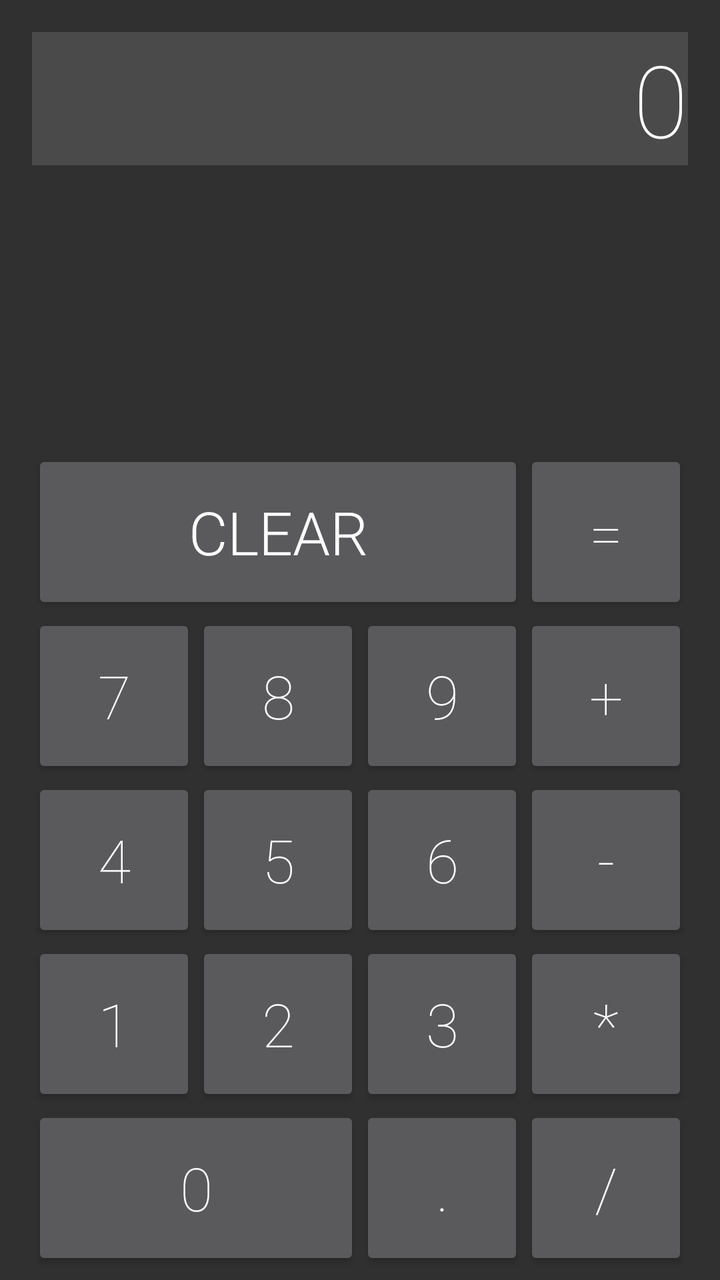
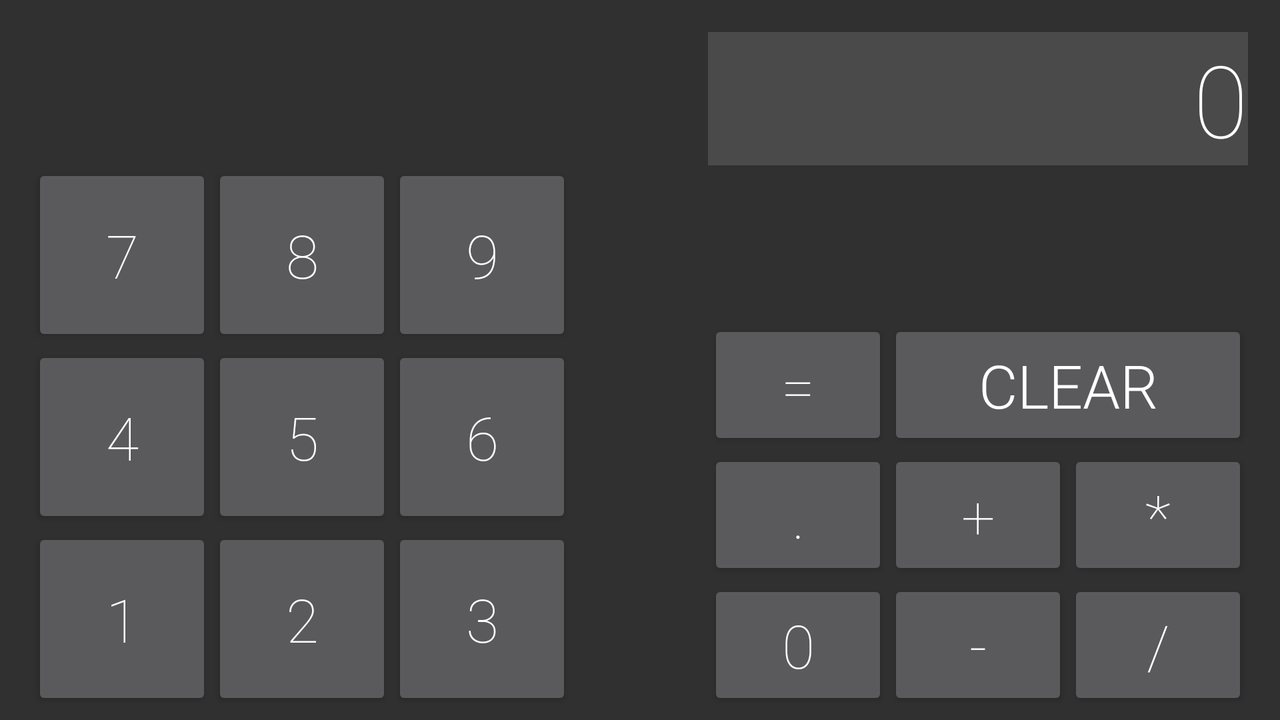

The same Android screen from two of the app's own layout files: first res/layout/ as a phone draws it, then the repository's variant for another configuration, drawn on a device whose configuration selects that folder. Both files follow.
<!-- AndroidManifest.xml: application theme AppTheme -->
<!-- res/layout/activity_simple.xml -->
<RelativeLayout xmlns:android="http://schemas.android.com/apk/res/android"
    xmlns:tools="http://schemas.android.com/tools"
    android:layout_width="match_parent"
    android:layout_height="match_parent"
    android:paddingLeft="@dimen/activity_horizontal_margin"
    android:paddingRight="@dimen/activity_horizontal_margin"
    android:paddingTop="@dimen/activity_vertical_margin"
    android:paddingBottom="5dp"
    tools:context=".Simple"
    android:clickable="true">

    <TextView
        android:layout_width="match_parent"
        android:layout_height="wrap_content"
        android:textAppearance="?android:attr/textAppearanceLarge"
        android:text="0"
        android:id="@+id/textView"
        android:layout_alignParentTop="true"
        android:layout_alignParentEnd="true"
        android:layout_alignParentStart="true"
        android:gravity="right"
        android:background="#ff4a4a4a"
        android:textSize="@dimen/text_height"
        android:editable="true"
        android:enabled="true"
        android:singleLine="true"
        android:fontFamily="sans-serif-thin"
        android:autoText="false" />

    <Button
        android:layout_width="164dp"
        android:layout_height="@dimen/button_height"
        android:text="0"
        android:id="@+id/button0"
        android:layout_alignParentBottom="true"
        android:layout_alignParentStart="true"
        android:textSize="@dimen/button_text_size"
        android:onClick="onClick"
        android:fontFamily="sans-serif-thin" />

    <Button
        android:layout_width="@dimen/button_width"
        android:layout_height="@dimen/button_height"
        android:text="1"
        android:id="@+id/button1"
        android:layout_above="@+id/button0"
        android:layout_alignParentStart="true"
        android:textSize="@dimen/button_text_size"
        android:onClick="onClick"
        android:fontFamily="sans-serif-thin" />

    <Button
        android:layout_width="@dimen/button_width"
        android:layout_height="@dimen/button_height"
        android:text="2"
        android:id="@+id/button2"
        android:layout_above="@+id/button0"
        android:layout_toEndOf="@+id/button1"
        android:textSize="@dimen/button_text_size"
        android:onClick="onClick"
        android:fontFamily="sans-serif-thin" />

    <Button
        android:layout_width="@dimen/button_width"
        android:layout_height="@dimen/button_height"
        android:text="3"
        android:id="@+id/button3"
        android:layout_alignBottom="@+id/button2"
        android:layout_toEndOf="@+id/button2"
        android:textSize="@dimen/button_text_size"
        android:onClick="onClick"
        android:fontFamily="sans-serif-thin" />

    <Button
        android:layout_width="@dimen/button_width"
        android:layout_height="@dimen/button_height"
        android:text="4"
        android:id="@+id/button4"
        android:layout_above="@+id/button1"
        android:layout_alignParentStart="true"
        android:textSize="@dimen/button_text_size"
        android:onClick="onClick"
        android:fontFamily="sans-serif-thin" />

    <Button
        android:layout_width="@dimen/button_width"
        android:layout_height="@dimen/button_height"
        android:text="5"
        android:id="@+id/button5"
        android:layout_above="@+id/button1"
        android:layout_toEndOf="@+id/button1"
        android:textSize="@dimen/button_text_size"
        android:onClick="onClick"
        android:fontFamily="sans-serif-thin" />

    <Button
        android:layout_width="@dimen/button_width"
        android:layout_height="@dimen/button_height"
        android:text="6"
        android:id="@+id/button6"
        android:layout_above="@+id/button2"
        android:layout_toEndOf="@+id/button2"
        android:textSize="@dimen/button_text_size"
        android:onClick="onClick"
        android:fontFamily="sans-serif-thin" />

    <Button
        android:layout_width="@dimen/button_width"
        android:layout_height="@dimen/button_height"
        android:text="7"
        android:id="@+id/button7"
        android:layout_above="@+id/button4"
        android:layout_alignParentStart="true"
        android:textSize="@dimen/button_text_size"
        android:onClick="onClick"
        android:fontFamily="sans-serif-thin" />

    <Button
        android:layout_width="@dimen/button_width"
        android:layout_height="@dimen/button_height"
        android:text="8"
        android:id="@+id/button8"
        android:layout_above="@+id/button4"
        android:layout_toEndOf="@+id/button7"
        android:textSize="@dimen/button_text_size"
        android:onClick="onClick"
        android:fontFamily="sans-serif-thin" />

    <Button
        android:layout_width="@dimen/button_width"
        android:layout_height="@dimen/button_height"
        android:text="9"
        android:id="@+id/button9"
        android:layout_above="@+id/button5"
        android:layout_toEndOf="@+id/button8"
        android:textSize="@dimen/button_text_size"
        android:onClick="onClick"
        android:fontFamily="sans-serif-thin" />

    <Button
        android:layout_width="@dimen/button_width"
        android:layout_height="@dimen/button_height"
        android:text="."
        android:id="@+id/button"
        android:layout_alignBottom="@+id/button0"
        android:layout_toEndOf="@+id/button0"
        android:textSize="@dimen/button_text_size"
        android:onClick="onClick"
        android:fontFamily="sans-serif-thin" />

    <Button
        android:layout_width="@dimen/button_width"
        android:layout_height="@dimen/button_height"
        android:text="/"
        android:id="@+id/button_div"
        android:layout_alignBottom="@+id/button"
        android:layout_toEndOf="@+id/button"
        android:textSize="@dimen/button_text_size"
        android:onClick="onActionClick"
        android:fontFamily="sans-serif-thin" />

    <Button
        android:layout_width="@dimen/button_width"
        android:layout_height="@dimen/button_height"
        android:text="*"
        android:id="@+id/button_mul"
        android:layout_above="@+id/button_div"
        android:layout_toEndOf="@+id/button3"
        android:textSize="@dimen/button_text_size"
        android:onClick="onActionClick"
        android:fontFamily="sans-serif-thin" />

    <Button
        android:layout_width="@dimen/button_width"
        android:layout_height="@dimen/button_height"
        android:text="-"
        android:id="@+id/button_sub"
        android:layout_above="@+id/button3"
        android:layout_toEndOf="@+id/button3"
        android:textSize="@dimen/button_text_size"
        android:onClick="onActionClick"
        android:fontFamily="sans-serif-thin" />

    <Button
        android:layout_width="@dimen/button_width"
        android:layout_height="@dimen/button_height"
        android:text="+"
        android:id="@+id/button_add"
        android:layout_above="@+id/button6"
        android:layout_toEndOf="@+id/button6"
        android:textSize="@dimen/button_text_size"
        android:onClick="onActionClick"
        android:fontFamily="sans-serif-thin" />

    <Button
        android:layout_width="@dimen/button_width"
        android:layout_height="@dimen/button_height"
        android:text="clear"
        android:id="@+id/button_clear"
        android:layout_above="@+id/button7"
        android:layout_alignParentStart="true"
        android:layout_toStartOf="@+id/button_add"
        android:textSize="@dimen/button_text_size"
        android:onClick="onClick"
        android:fontFamily="sans-serif-light" />

    <Button
        android:layout_width="@dimen/button_width"
        android:layout_height="@dimen/button_height"
        android:text="="
        android:id="@+id/button_equal"
        android:layout_above="@+id/button_add"
        android:layout_toEndOf="@+id/button9"
        android:textSize="@dimen/button_text_size"
        android:onClick="onActionClick"
        android:fontFamily="sans-serif-thin" />

</RelativeLayout>
<!-- resources referenced by this layout -->
<resources>
  <dimen name="activity_horizontal_margin">16dp</dimen>
  <dimen name="activity_vertical_margin">16dp</dimen>
  <dimen name="button_height">82dp</dimen>
  <dimen name="button_text_size">30dp</dimen>
  <dimen name="button_width">82dp</dimen>
  <dimen name="text_height">50dp</dimen>
  <!-- from res/values-v21/ -->
  <style name="AppTheme" parent="android:Theme.Material">
          <item name="android:colorPrimary">@color/primary</item>
          <item name="android:colorPrimaryDark">@color/primary_dark</item>
          <item name="android:textColorPrimary">@color/text</item>
          <item name="android:navigationBarColor">@color/navbar_color</item>
      </style>
  <color name="primary">#617d8b</color>
  <color name="primary_dark">#ff445962</color>
  <color name="text">#ffffff</color>
  <color name="navbar_color">#ff222222</color>
</resources>
<!-- res/layout-land/activity_simple.xml (the repository's variant of the layout above) -->
<!-- drawn on the phone turned sideways -->
<RelativeLayout xmlns:android="http://schemas.android.com/apk/res/android"
    xmlns:tools="http://schemas.android.com/tools"
    android:layout_width="match_parent"
    android:layout_height="match_parent"
    android:paddingLeft="@dimen/activity_horizontal_margin"
    android:paddingRight="@dimen/activity_horizontal_margin"
    android:paddingTop="@dimen/activity_vertical_margin"
    android:paddingBottom="5dp"
    tools:context=".Simple"
    android:clickable="true">

    <TextView
        android:layout_width="match_parent"
        android:layout_height="wrap_content"
        android:textAppearance="?android:attr/textAppearanceLarge"
        android:text="0"
        android:id="@+id/textView"
        android:gravity="right"
        android:background="#ff4a4a4a"
        android:textSize="@dimen/text_height"
        android:editable="true"
        android:enabled="true"
        android:singleLine="true"
        android:fontFamily="sans-serif-thin"
        android:autoText="false"
        android:layout_alignParentTop="true"
        android:layout_alignParentEnd="true"
        android:layout_alignStart="@+id/button_equal" />

    <Button
        android:layout_width="90dp"
        android:layout_height="65dp"
        android:text="0"
        android:id="@+id/button0"
        android:textSize="@dimen/button_text_size"
        android:onClick="onClick"
        android:fontFamily="sans-serif-thin"
        android:layout_alignParentBottom="true"
        android:layout_alignStart="@+id/button" />

    <Button
        android:layout_width="90dp"
        android:layout_height="91dp"
        android:text="1"
        android:id="@+id/button1"
        android:textSize="@dimen/button_text_size"
        android:onClick="onClick"
        android:fontFamily="sans-serif-thin"
        android:layout_alignParentBottom="true"
        android:layout_alignParentStart="true" />

    <Button
        android:layout_width="90dp"
        android:layout_height="91dp"
        android:text="2"
        android:id="@+id/button2"
        android:textSize="@dimen/button_text_size"
        android:onClick="onClick"
        android:fontFamily="sans-serif-thin"
        android:layout_below="@+id/button4"
        android:layout_toEndOf="@+id/button1" />

    <Button
        android:layout_width="90dp"
        android:layout_height="91dp"
        android:text="3"
        android:id="@+id/button3"
        android:layout_alignBottom="@+id/button2"
        android:layout_toEndOf="@+id/button2"
        android:textSize="@dimen/button_text_size"
        android:onClick="onClick"
        android:fontFamily="sans-serif-thin" />

    <Button
        android:layout_width="90dp"
        android:layout_height="91dp"
        android:text="4"
        android:id="@+id/button4"
        android:layout_above="@+id/button1"
        android:layout_alignParentStart="true"
        android:textSize="@dimen/button_text_size"
        android:onClick="onClick"
        android:fontFamily="sans-serif-thin" />

    <Button
        android:layout_width="90dp"
        android:layout_height="91dp"
        android:text="5"
        android:id="@+id/button5"
        android:layout_above="@+id/button1"
        android:layout_toEndOf="@+id/button1"
        android:textSize="@dimen/button_text_size"
        android:onClick="onClick"
        android:fontFamily="sans-serif-thin" />

    <Button
        android:layout_width="90dp"
        android:layout_height="91dp"
        android:text="6"
        android:id="@+id/button6"
        android:layout_above="@+id/button2"
        android:layout_toEndOf="@+id/button2"
        android:textSize="@dimen/button_text_size"
        android:onClick="onClick"
        android:fontFamily="sans-serif-thin" />

    <Button
        android:layout_width="90dp"
        android:layout_height="91dp"
        android:text="7"
        android:id="@+id/button7"
        android:layout_above="@+id/button4"
        android:layout_alignParentStart="true"
        android:textSize="@dimen/button_text_size"
        android:onClick="onClick"
        android:fontFamily="sans-serif-thin" />

    <Button
        android:layout_width="90dp"
        android:layout_height="91dp"
        android:text="8"
        android:id="@+id/button8"
        android:layout_above="@+id/button4"
        android:layout_toEndOf="@+id/button7"
        android:textSize="@dimen/button_text_size"
        android:onClick="onClick"
        android:fontFamily="sans-serif-thin" />

    <Button
        android:layout_width="90dp"
        android:layout_height="91dp"
        android:text="9"
        android:id="@+id/button9"
        android:layout_above="@+id/button5"
        android:layout_toEndOf="@+id/button8"
        android:textSize="@dimen/button_text_size"
        android:onClick="onClick"
        android:fontFamily="sans-serif-thin" />

    <Button
        android:layout_width="90dp"
        android:layout_height="65dp"
        android:text="."
        android:id="@+id/button"
        android:textSize="@dimen/button_text_size"
        android:onClick="onClick"
        android:fontFamily="sans-serif-thin"
        android:layout_alignTop="@+id/button_add"
        android:layout_toStartOf="@+id/button_add" />

    <Button
        android:layout_width="90dp"
        android:layout_height="65dp"
        android:text="/"
        android:id="@+id/button_div"
        android:textSize="@dimen/button_text_size"
        android:onClick="onActionClick"
        android:fontFamily="sans-serif-thin"
        android:layout_alignParentBottom="true"
        android:layout_alignParentEnd="true" />

    <Button
        android:layout_width="90dp"
        android:layout_height="65dp"
        android:text="*"
        android:id="@+id/button_mul"
        android:textSize="@dimen/button_text_size"
        android:onClick="onActionClick"
        android:fontFamily="sans-serif-thin"
        android:layout_above="@+id/button_div"
        android:layout_alignParentEnd="true" />

    <Button
        android:layout_width="90dp"
        android:layout_height="65dp"
        android:text="-"
        android:id="@+id/button_sub"
        android:textSize="@dimen/button_text_size"
        android:onClick="onActionClick"
        android:fontFamily="sans-serif-thin"
        android:layout_alignParentBottom="true"
        android:layout_toStartOf="@+id/button_div" />

    <Button
        android:layout_width="90dp"
        android:layout_height="65dp"
        android:text="+"
        android:id="@+id/button_add"
        android:textSize="@dimen/button_text_size"
        android:onClick="onActionClick"
        android:fontFamily="sans-serif-thin"
        android:layout_alignBottom="@+id/button_mul"
        android:layout_toStartOf="@+id/button_mul" />

    <Button
        android:layout_width="90dp"
        android:layout_height="65dp"
        android:text="clear"
        android:id="@+id/button_clear"
        android:textSize="@dimen/button_text_size"
        android:onClick="onClick"
        android:fontFamily="sans-serif-light"
        android:layout_above="@+id/button_mul"
        android:layout_alignParentEnd="true"
        android:layout_alignStart="@+id/button_add" />

    <Button
        android:layout_width="90dp"
        android:layout_height="65dp"
        android:text="="
        android:id="@+id/button_equal"
        android:textSize="@dimen/button_text_size"
        android:onClick="onActionClick"
        android:fontFamily="sans-serif-thin"
        android:layout_above="@+id/button_add"
        android:layout_toStartOf="@+id/button_add" />

</RelativeLayout>
<!-- resources referenced by the variant -->
<!-- as the phone turned sideways resolves them -->
<resources>
  <dimen name="activity_horizontal_margin">16dp</dimen>
  <dimen name="activity_vertical_margin">16dp</dimen>
  <dimen name="button_text_size">30dp</dimen>
  <dimen name="text_height">50dp</dimen>
  <!-- from res/values-v21/ -->
  <style name="AppTheme" parent="android:Theme.Material">
          <item name="android:colorPrimary">@color/primary</item>
          <item name="android:colorPrimaryDark">@color/primary_dark</item>
          <item name="android:textColorPrimary">@color/text</item>
          <item name="android:navigationBarColor">@color/navbar_color</item>
      </style>
  <color name="primary">#617d8b</color>
  <color name="primary_dark">#ff445962</color>
  <color name="text">#ffffff</color>
  <color name="navbar_color">#ff222222</color>
</resources>
